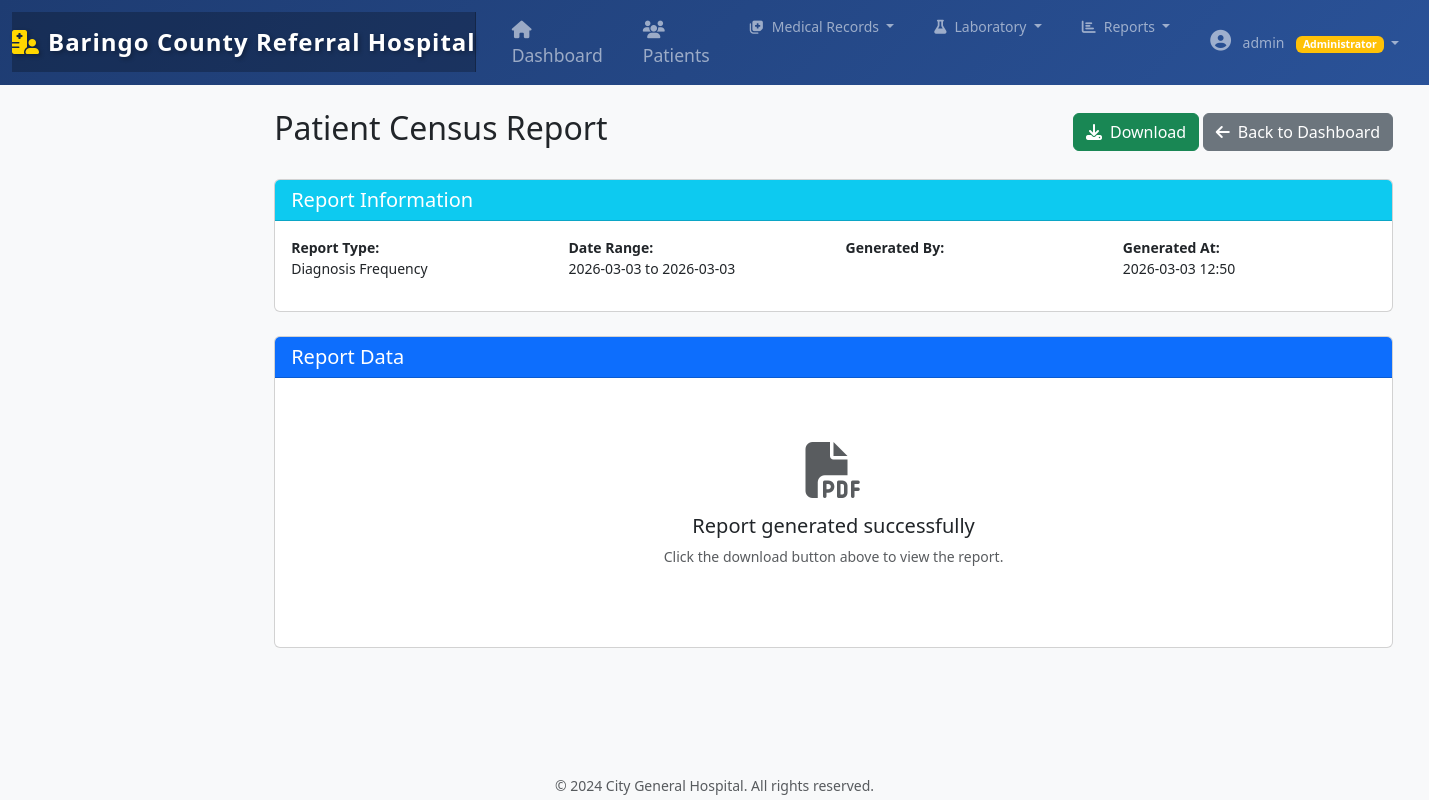
Screenshot of /reports/view/2/ (signed in) with the database file from the repository.
### hospital_records/apps/accounts/models.py (models this page shows, shortened)
class UserProfile(models.Model):
    USER_TYPES = (
        ('admin', 'Administrator'),
        ('doctor', 'Doctor'),
        ('nurse', 'Nurse'),
        ('receptionist', 'Receptionist'),
        ('lab_tech', 'Lab Technician'),
    )
    user = models.OneToOneField(User, on_delete=models.CASCADE, related_name='profile')
    user_type = models.CharField(max_length=20, choices=USER_TYPES, default='doctor')
    employee_id = models.CharField(max_length=20, unique=True)
    department = models.CharField(max_length=100)
    phone_number = models.CharField(max_length=15)
    address = models.TextField()
    profile_picture = models.ImageField(upload_to='profiles/', null=True, blank=True)
    date_joined = models.DateTimeField(auto_now_add=True)

### hospital_records/apps/reports/models.py (models this page shows, shortened)
class GeneratedReport(models.Model):
    STATUS_CHOICES = (
        ('pending', 'Pending'),
        ('processing', 'Processing'),
        ('completed', 'Completed'),
        ('failed', 'Failed'),
    )
    FORMAT_CHOICES = (
        ('pdf', 'PDF'),
        ('excel', 'Excel'),
        ('csv', 'CSV'),
        ('html', 'HTML'),
    )
    title = models.CharField(max_length=200)
    report_type = models.CharField(max_length=50, choices=ReportTemplate.REPORT_TYPES)
    format = models.CharField(max_length=10, choices=FORMAT_CHOICES, default='pdf')
    start_date = models.DateTimeField()
    end_date = models.DateTimeField()
    parameters = models.JSONField(default=dict, blank=True)
    report_data = models.JSONField(default=dict, blank=True)
    report_file = models.FileField(upload_to='reports/', null=True, blank=True)
    status = models.CharField(max_length=20, choices=STATUS_CHOICES, default='pending')
    error_message = models.TextField(blank=True)
    generated_by = models.ForeignKey(User, on_delete=models.SET_NULL, null=True)
    generated_at = models.DateTimeField(auto_now_add=True)
    completed_at = models.DateTimeField(null=True, blank=True)
    is_scheduled = models.BooleanField(default=False)
    schedule_config = models.JSONField(default=dict, blank=True)
    class Meta:
        ordering = ['-generated_at']

### hospital_records/apps/reports/views.py (the view)
# urls.py: path('view/<int:pk>/', views.view_report, name='view_report'),
@login_required
def view_report(request, pk):
    report = get_object_or_404(GeneratedReport, pk=pk)
    if report.generated_by != request.user and not request.user.is_staff:
        messages.error(request, 'You do not have permission to view this report.')
        return redirect('reports:dashboard')
    context = {
        'report': report,
    }
    return render(request, 'reports/view_report.html', context)

### templates/reports/view_report.html (shortened to what this page needs)
{% extends 'base.html' %}
{% load static %}
{% load report_filters %}
{% block content %}
<div class="container-fluid py-4">
    <div class="d-flex justify-content-between align-items-center mb-4">
        <h2>{{ report.title }}</h2>
        <div>
            <a href="{% url 'reports:download_report' report.pk %}" class="btn btn-success">
                <i class="fas fa-download me-2"></i>Download
            </a>
            <a href="{% url 'reports:dashboard' %}" class="btn btn-secondary">
                <i class="fas fa-arrow-left me-2"></i>Back to Dashboard
            </a>
        </div>
    </div>
    <div class="row mb-4">
        <div class="col-md-12">
            <div class="card">
                <div class="card-header bg-info text-white">
                    <h5 class="mb-0">Report Information</h5>
                </div>
                <div class="card-body">
                    <div class="row">
                        <div class="col-md-3">
                            <strong>Report Type:</strong>
                            <p>{{ report.get_report_type_display }}</p>
                        </div>
                        <div class="col-md-3">
                            <strong>Date Range:</strong>
                            <p>{{ report.start_date|date:"Y-m-d" }} to {{ report.end_date|date:"Y-m-d" }}</p>
                        </div>
                        <div class="col-md-3">
                            <strong>Generated By:</strong>
                        </div>
                        <div class="col-md-3">
                            <strong>Generated At:</strong>
                            <p>{{ report.generated_at|date:"Y-m-d H:i" }}</p>
                        </div>
                    </div>
                </div>
            </div>
        </div>
    </div>
    <div class="row">
        <div class="col-md-12">
            <div class="card">
                <div class="card-header bg-primary text-white">
                    <h5 class="mb-0">Report Data</h5>
                </div>
                <div class="card-body">
                    {% if report.format == 'html' %}
                        {% include report.report_data.template|default:"reports/report_content.html" with data=report.report_data %}
                    {% elif report.report_file %}
                        <div class="text-center py-5">
                            <i class="fas fa-file-{{ report.format }} fa-4x text-muted mb-3"></i>
                            <h5>Report generated successfully</h5>
                            <p class="text-muted">Click the download button above to view the report.</p>
                        </div>
                    {% endif %}
                </div>
            </div>
        </div>
    </div>
</div>
{% endblock %}

### templates/includes/navbar.html (shortened to what this page needs)
<nav class="navbar navbar-expand-lg navbar-dark" style="background: linear-gradient(135deg, #1e3c72 0%, #2a5298 100%);">
    <div class="container-fluid">
        <a class="navbar-brand fw-bold fs-4" href="{% url 'patients:dashboard' %}">
            <i class="fas fa-hospital-user me-2" style="color: #ffd700;"></i>Baringo County Referral Hospital
        </a>
        <div class="collapse navbar-collapse" id="navbarNav">
            <ul class="navbar-nav me-auto">
                {% if user.is_authenticated %}
                    {% with user_type=user.profile.user_type %}
                    <li class="nav-item mx-1">
                        <a class="nav-link px-3 rounded-3 {% if request.resolver_match.url_name == 'dashboard' %}active bg-white bg-opacity-25{% endif %}"
                           href="{% url 'patients:dashboard' %}"
                           style="font-size: 1.1rem; font-weight: 500;">
                            <i class="fas fa-home me-2"></i>Dashboard
                        </a>
                    </li>
                    {% if user_type != 'lab_tech' %}
                    <li class="nav-item mx-1">
                        <a class="nav-link px-3 rounded-3 {% if request.resolver_match.url_name == 'patient_list' %}active bg-white bg-opacity-25{% endif %}"
                           href="{% url 'patients:patient_list' %}"
                           style="font-size: 1.1rem; font-weight: 500;">
                            <i class="fas fa-users me-2"></i>Patients
                        </a>
                    </li>
                    {% endif %}
                    {% if user_type in 'doctor,nurse,admin' %}
                    <li class="nav-item dropdown mx-1">
                        <a class="nav-link dropdown-toggle px-3 rounded-3" href="#" id="recordsDropdown" role="button" data-bs-toggle="dropdown">
                            <i class="fas fa-notes-medical me-2"></i>Medical Records
                        </a>
                    </li>
                    {% endif %}
                    {% if user_type in 'doctor,lab_tech,admin' %}
                    <li class="nav-item dropdown mx-1">
                        <a class="nav-link dropdown-toggle px-3 rounded-3" href="#" id="labDropdown" role="button" data-bs-toggle="dropdown">
                            <i class="fas fa-flask me-2"></i>Laboratory
                        </a>
                    </li>
                    {% endif %}
                    {% if user_type in 'doctor,admin,receptionist' %}
                    <li class="nav-item dropdown mx-1">
                        <a class="nav-link dropdown-toggle px-3 rounded-3" href="#" id="reportsDropdown" role="button" data-bs-toggle="dropdown">
                            <i class="fas fa-chart-bar me-2"></i>Reports
                        </a>
                    </li>
                    {% endif %}
                    {% endwith %}
                {% endif %}
            </ul>
            <ul class="navbar-nav">
                {% if user.is_authenticated %}
                <li class="nav-item dropdown mx-1">
                    <a class="nav-link dropdown-toggle px-3 rounded-3" href="#" id="userDropdown" role="button" data-bs-toggle="dropdown">
                        <i class="fas fa-user-circle me-2" style="font-size: 1.3rem;"></i>
                        {{ user.get_full_name|default:user.username }}
                        <span class="badge bg-warning ms-2">{{ user.profile.get_user_type_display }}</span>
                    </a>
                </li>
                {% else %}
                <li class="nav-item">
                    <a class="nav-link px-4 rounded-3" href="{% url 'accounts:login' %}">
                        <i class="fas fa-sign-in-alt me-2"></i>Login
                    </a>
                </li>
                {% endif %}
            </ul>
        </div>
    </div>
</nav>

### hospital_records/static/css/style.css (style rules this page uses)
body { font-size: .875rem; background-color: #f8f9fa; }
.navbar-brand { padding-top: .75rem; padding-bottom: .75rem; font-size: 1rem; background-color: rgba(0, 0, 0, .25); box-shadow: inset -1px 0 0 rgba(0, 0, 0, .25); }

### templates/includes/navbar.html (style rules this page uses)
.navbar .nav-link { transition: all 0.3s ease; }
.navbar-brand { letter-spacing: 1px; text-shadow: 2px 2px 4px rgba(0,0,0,0.3); }

### rows the page displays
GeneratedReport: title "Patient Census Report", report_type "Diagnosis Frequency", start_date "2026-03-03", end_date "2026-03-03", generated_at "2026-03-03 12:50"

### other values shown
{{ user.get_full_name|default:user.username }} "admin"
{{ user.profile.get_user_type_display }} "Administrator"
